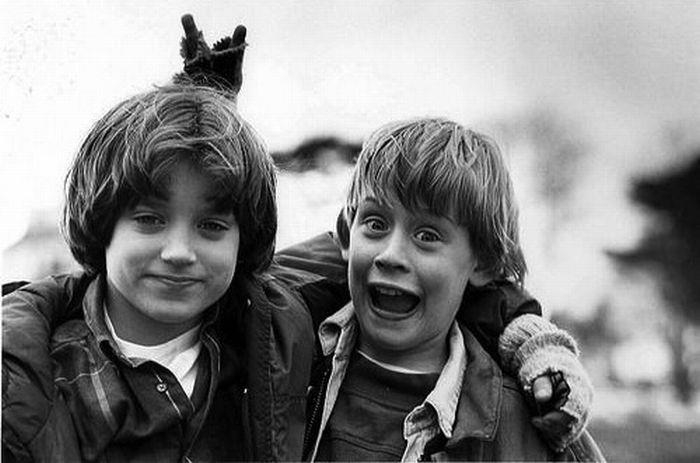
#> input picture images/outdoor_184.png, 700 x 463 px
$ jupyter execute --allow-errors trial.ipynb   (shell and % lines are left out)
#> lines starting #> are read from the running program, lines starting #| are printed output that depends on the picture
[cell 1]
import face_alignment
import numpy as np
import pandas as pd
from skimage import io
import matplotlib.pyplot as plt
from PIL import Image
import glob

[cell 2]
def draw_output(image, pred):
    implot = plt.imshow(image)
    plt.scatter(pred[0][:,0], pred[0][:,1], c='w', s=3)
    plt.show()

#> (a cell that did not finish here is left out)

[cell 4]
input_2d = io.imread('images/outdoor_184.png')
#> input_2d is the input picture: shape (463, 700, 3); min 0, max 255, mean 134.1
#> (the rest of this cell did not finish here and is left out)

#> (a cell that did not finish here is left out)

#> (a cell that did not finish here is left out)

[cell 7]
input_3d = io.imread('images/outdoor_180.png')
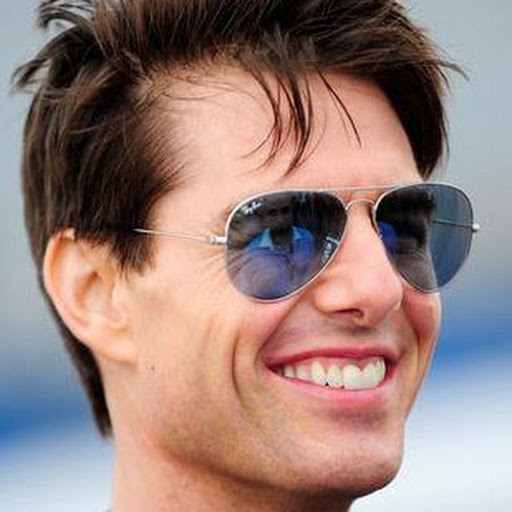
#> input picture images/outdoor_180.png, 512 x 512 px
#> input_3d is the input picture: shape (512, 512, 3); mean R, G, B 153.1, 129, 123.7
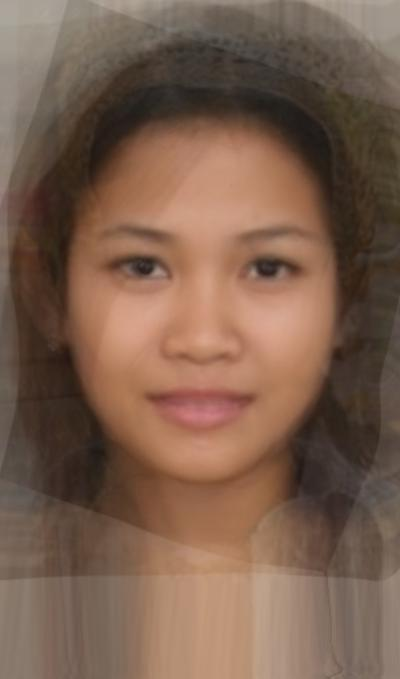
#> input picture images/frontal/averagecambodianwoman.jpg, 400 x 679 px
#> further down, im is the input picture: PIL image 400x679 RGB; mean R, G, B 123.7, 95.6, 78.4
#> (the rest of this cell did not finish here and is left out)

#> (a cell that did not finish here is left out)

#> (a cell that did not finish here is left out)

#> (a cell that did not finish here is left out)
